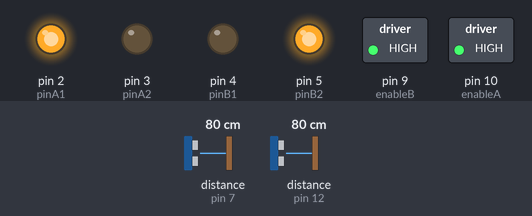
Recording of a sketch running on a simulated Arduino Uno, built with avr-gcc and run on an emulated ATmega328P. On the bench: switched loads named in the sketch (green lamp = pin HIGH), output pins drawn as LEDs (lit = HIGH). Wiring (inferred from the names in the program): 2 × ultrasonic range finder: trigger pin 6, echo pin 7 / trigger pin 11, echo pin 12. Inputs (shaded band) come from the test bench; at power-on: distance to the obstacle (sensors on pin 7, pin 12) 80 cm. The echo pulse lasts 58.3 µs per cm; pins used as bus, display or sensor lines are not drawn.

Above: at 1.2 s.
1.3 s: distance to the obstacle (sensor on pin 7) set to 22 cm
2.8 s: distance to the obstacle (sensor on pin 7) set to 18 cm
At 3.5 s:
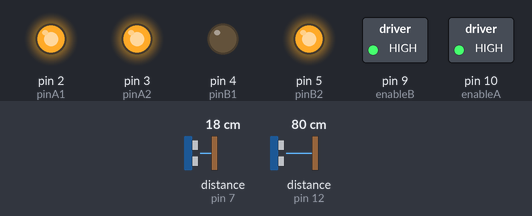
4.3 s: distance to the obstacle (sensor on pin 12) set to 20 cm
5.8 s: distance to the obstacle (sensor on pin 12) set to 15 cm
At 7.0 s:
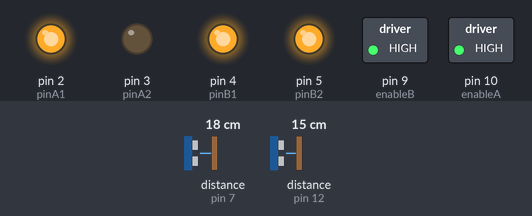
7.3 s: distance to the obstacle (sensor on pin 7) set to 14 cm
At 8.1 s:
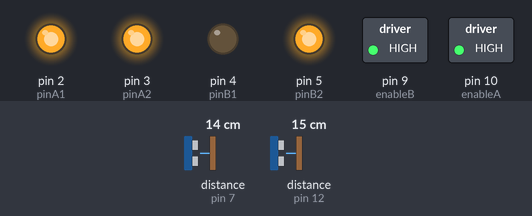
8.8 s: distance to the obstacle (sensor on pin 12) set to 2 cm
At 9.4 s:
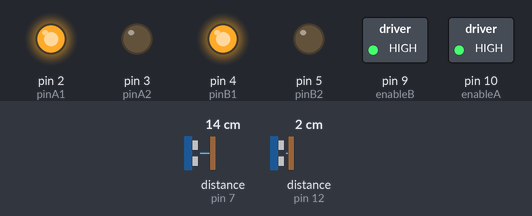
Timing chart, 0 to 11.3 s (numbered marks = the images above; inputs shaded):
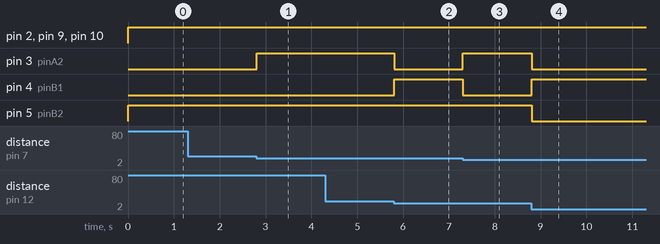

Measured:
- the behaviour switches between 21 and 20 cm on distance to the obstacle (sensor on pin 7) (found by bisection; images 0 and 1)
- the behaviour switches between 18 and 17 cm on distance to the obstacle (sensor on pin 12) (found by bisection; images 1 and 2)
- the behaviour switches between 16 and 15 cm on distance to the obstacle (sensor on pin 7) (found by bisection; images 2 and 3)
- after the input at 1.3 s, every drawn part: stays the same
- after the input at 2.8 s, pin 3 (pinA2): LOW → HIGH at once
- after the input at 4.3 s, every drawn part: stays the same
- after the input at 5.8 s, pin 3 (pinA2): HIGH → LOW at once; pin 4 (pinB1): LOW → HIGH at once
- after the input at 7.3 s, pin 3 (pinA2): LOW → HIGH at once; pin 4 (pinB1): HIGH → LOW at once
- after the input at 8.8 s, pin 3 (pinA2), pin 5 (pinB2): HIGH → LOW at once; pin 4 (pinB1): LOW → HIGH at once

The sketch:

robottino_run.ino
```cpp
/**
Bruno Santos, 2013
feiticeir0@whatgeek.com.pt
modified by Gaspar Torriero 2015

DC motors - 2x with a L298 Dual H-Bridge Motor Driver
2 x HC-SR04 ultrasound sensors
**/

#include <Wire.h>
//Ultrasound sensor
#define ECHOPINR 12
#define TRIGPINR 11
#define ECHOPINL 7
#define TRIGPINL 6
//Minimum distance from obstacle
int minDistance = 10;
int medDistance = 20;
int cmR;
int cmL;

//TDC Motors
//Define Pins
//Motor A
int enableA = 10;
int pinA1 = 2;
int pinA2 = 3;

//Motor B
int enableB = 9;
int pinB1 = 4;
int pinB2 = 5;
//define time for run
// in milliseconds
int running = 10000; //10 secons
boolean play;

void setup() {
  //Serial.begin (9600);
  //Configue sensor pin modes
  pinMode(ECHOPINR, INPUT);
  pinMode(TRIGPINR, OUTPUT);
  pinMode(ECHOPINL, INPUT);
  pinMode(TRIGPINL, OUTPUT);

  //configure motor pin modes
  pinMode (enableA, OUTPUT);
  pinMode (pinA1, OUTPUT);
  pinMode (pinA2, OUTPUT);

  pinMode (enableB, OUTPUT);
  pinMode (pinB1, OUTPUT);
  pinMode (pinB2, OUTPUT);

  play = true;

}
//Defining functions so it's more easy

//motor functions
void motorAforward() {
  digitalWrite (pinA1, HIGH);
  digitalWrite (pinA2, LOW);
}
void motorBforward() {
  digitalWrite (pinB1, LOW);
  digitalWrite (pinB2, HIGH);
}
void motorAbackward() {
  digitalWrite (pinA1, LOW);
  digitalWrite (pinA2, HIGH);
}
void motorBbackward() {
  digitalWrite (pinB1, HIGH);
  digitalWrite (pinB2, LOW);
}
void motorAstop() {
  digitalWrite (pinA1, HIGH);
  digitalWrite (pinA2, HIGH);
}
void motorBstop() {
  digitalWrite (pinB1, HIGH);
  digitalWrite (pinB2, HIGH);
}
void motorAcoast() {
  digitalWrite (pinA1, LOW);
  digitalWrite (pinA2, LOW);
}
void motorBcoast() {
  digitalWrite (pinB1, LOW);
  digitalWrite (pinB2, LOW);
}
void motorAon() {
  digitalWrite (enableA, HIGH);
}
void motorBon() {
  digitalWrite (enableB, HIGH);
}
void motorAoff() {
  digitalWrite (enableA, LOW);
}
void motorBoff() {
  digitalWrite (enableB, LOW);
}
// Movement functions
void forward (int duration) {
  motorAforward();
  motorBforward();
  delay (duration);
}
void backward (int duration) {
  motorAbackward();
  motorBbackward();
  delay (duration);
}
void hardleft (int duration) {
  motorBbackward();
  motorAforward();
  delay (duration);
}
void hardright (int duration) {
  motorBforward();
  motorAbackward();
  delay (duration);
}
void left (int duration) {
  motorBstop();
  motorAforward();
  delay (duration);
}
void right (int duration) {
  motorBforward();
  motorAstop();
  delay (duration);
}
void coast (int duration) {
  motorAcoast();
  motorBcoast();
  delay (duration);
}
void breakRobot (int duration) {
  motorAstop();
  motorBstop();
  delay (duration);
}
void disableMotors() {
  motorAoff();
  motorBoff();
}
void enableMotors() {
  motorAon();
  motorBon();
}

void loop() {

  while (play) {
    enableMotors();
    //   hardright (1);

    //Measure obstacle distance in cm

    digitalWrite(TRIGPINR, LOW);
    delayMicroseconds(2);
    digitalWrite(TRIGPINR, HIGH);
    delayMicroseconds(10);
    digitalWrite(TRIGPINR, LOW);
    float distanceR = pulseIn(ECHOPINR, HIGH);
    cmR = distanceR / 58;

    digitalWrite(TRIGPINL, LOW);
    delayMicroseconds(2);
    digitalWrite(TRIGPINL, HIGH);
    delayMicroseconds(10);
    digitalWrite(TRIGPINL, LOW);
    float distanceL = pulseIn(ECHOPINL, HIGH);
    cmL = distanceL / 58;

// decide where to go

    if ((cmR < minDistance) || (cmL < minDistance)) {
      if (cmR < cmL) {
        hardleft(5);
      }
      else if (cmL < cmR) {
        hardright (5);
      }
    }
    else if ((cmR < medDistance) || (cmL < medDistance)) {
      if (cmR < cmL) {
        left(5);
      }
      else if (cmL < cmR) {
        right (5);
      }
    }
    else {
      forward (5);
    }
  }
}
```
